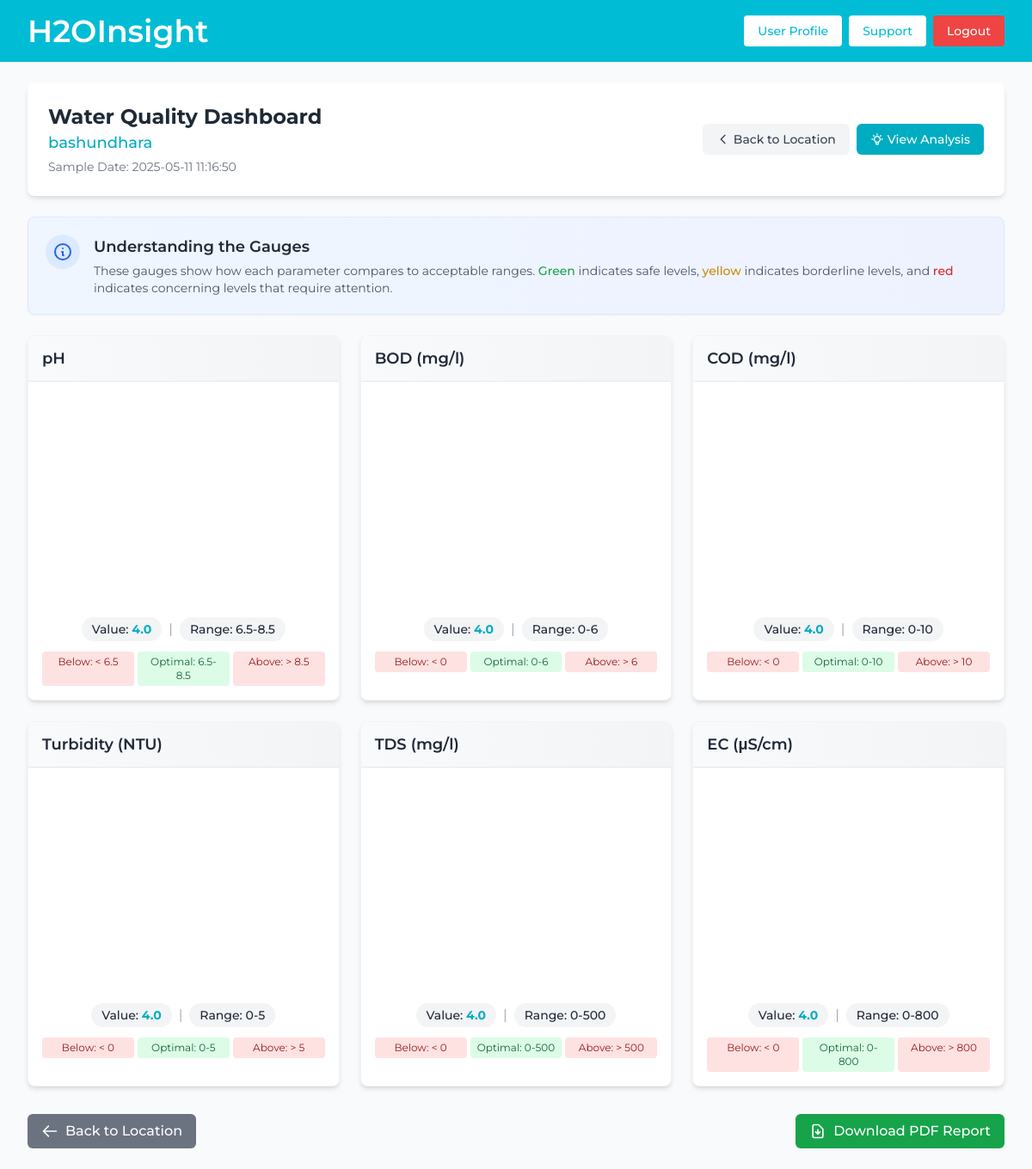
The page /gauge_visualization/1 (signed in) on the database its author committed.
### tables this page shows
CREATE TABLE locations (
    location_id INTEGER PRIMARY KEY AUTOINCREMENT,
    user_id INTEGER,
    location_name TEXT NOT NULL,
    description TEXT,
    latitude REAL DEFAULT 0.00,
    longitude REAL DEFAULT 0.00,
    date_submitted TIMESTAMP DEFAULT CURRENT_TIMESTAMP,
    FOREIGN KEY (user_id) REFERENCES users(user_id) ON DELETE SET NULL
);

CREATE TABLE data (
    data_id INTEGER PRIMARY KEY AUTOINCREMENT, 
    location_id INTEGER,
    user_id INTEGER,
    date_submitted TIMESTAMP DEFAULT CURRENT_TIMESTAMP,
    ph REAL,
    bod REAL,
    cod REAL,
    temperature REAL,
    ammonia REAL,
    arsenic REAL,
    calcium REAL,
    ec REAL,
    coliform REAL,
    hardness REAL,
    lead_pb REAL,
    nitrogen REAL,
    sodium REAL,
    sulfate REAL,
    tss REAL,
    turbidity REAL,
    tds REAL,
    FOREIGN KEY (location_id) REFERENCES locations(location_id) ON DELETE CASCADE,
    FOREIGN KEY (user_id) REFERENCES users(user_id) ON DELETE SET NULL
);

### routes/data.py (the view)
@data_bp.route("/gauge_visualization/<int:data_id>")
def gauge_visualization(data_id):
    if not session.get("user_id"):
        return redirect("/login")
    try:
        with DatabaseConnection(dictionary=True) as (cur, db):
            query = "SELECT * FROM data WHERE data_id = ?"
            data = (data_id, )
            cur.execute(query, data)
            water_data = cur.fetchone()
            if not water_data:
                session["error_message"] = "Data not found"
                return redirect(url_for("auth.apology"))
            location_id = water_data["location_id"]
            query = "SELECT * FROM locations WHERE location_id = ?"
            data = (location_id, )
            cur.execute(query, data)
            location = cur.fetchone()
    except Exception as e:
        session["error_message"] = f"Error retrieving data for visualization: {str(e)}"
        return redirect(url_for("auth.apology"))
    acceptable_ranges = {
        "ph": {"min": 6.5, "max": 8.5, "label": "pH"},
        "bod": {"min": 0, "max": 6, "label": "BOD (mg/l)"},
        "cod": {"min": 0, "max": 10, "label": "COD (mg/l)"},
        "temperature": {"min": 20, "max": 30, "label": "Temperature (°C)"},
        "turbidity": {"min": 0, "max": 5, "label": "Turbidity (NTU)"},
        "tds": {"min": 0, "max": 500, "label": "TDS (mg/l)"},
        "ec": {"min": 0, "max": 800, "label": "EC (μS/cm)"}
    }
    gauge_data = {}
    for param, range_info in acceptable_ranges.items():
        if water_data[param] is not None:
            gauge_data[param] = {
                "value": float(water_data[param]),
                "min": range_info["min"],
                "max": range_info["max"],
                "label": range_info["label"]
            }
    return render_template(
        "gauge_charts.html",
        water_data=water_data,
        location=location,
        gauge_data=gauge_data
    )

### models/db.py (called while the page is built)
    def __enter__(self):
        self.connection = sqlite3.connect(DB_PATH)
        self.connection.execute("PRAGMA foreign_keys = ON")
        if self.dictionary:
            self.connection.row_factory = sqlite3.Row
        self.cursor = self.connection.cursor()
        return self.cursor, self.connection

    def __exit__(self, exc_type, exc_val, exc_tb):
        if self.cursor:
            self.cursor.close()
        if self.connection:
            self.connection.close()
        return False  # Let any exceptions propagate

### templates/gauge_charts.html (shortened to what this page needs)
{% extends "layout.html" %}
{% block main %}
<div class="max-w-7xl mx-auto px-4 sm:px-6 lg:px-8">
    <div class="bg-white shadow-md rounded-lg p-6 mb-6">
        <div class="flex flex-col md:flex-row items-start md:items-center justify-between">
            <div>
                <h1 class="text-2xl font-bold text-gray-800">Water Quality Dashboard</h1>
                <h2 class="text-lg text-primary-600 font-medium">{{ location.location_name }}</h2>
                <p class="text-sm text-gray-500 mt-1">Sample Date:
                    {% if water_data.date_submitted is string %}
                        {{ water_data.date_submitted }}
                    {% else %}
                        {{ water_data.date_submitted.strftime('%Y-%m-%d %H:%M') if water_data.date_submitted else 'N/A' }}
                    {% endif %}
                </p>
            </div>
            <div class="flex space-x-2 mt-4 md:mt-0">
                <a href="{{ url_for('locations.view', location_id=location.location_id) }}" class="bg-gray-100 hover:bg-gray-200 text-gray-700 font-medium py-2 px-4 rounded-md transition duration-200 flex items-center text-sm">
                    <svg class="w-4 h-4 mr-1" fill="none" stroke="currentColor" viewBox="0 0 24 24">
                        <path stroke-linecap="round" stroke-linejoin="round" stroke-width="2" d="M15 19l-7-7 7-7"></path>
                    </svg>
                    Back to Location
                </a>
                <a href="{{ url_for('data.analyze_water', data_id=water_data.data_id) }}" class="bg-primary-600 hover:bg-primary-700 text-white font-medium py-2 px-4 rounded-md transition duration-200 flex items-center text-sm">
                    View Analysis
                </a>
            </div>
        </div>
    </div>
    <div class="bg-gradient-to-r from-blue-50 to-indigo-50 rounded-lg shadow-sm border border-blue-100 p-5 mb-6">
        <div class="flex items-start">
            <div class="flex-shrink-0 bg-blue-100 rounded-full p-2">
                <svg class="w-6 h-6 text-blue-600" fill="none" stroke="currentColor" viewBox="0 0 24 24">
                    <path stroke-linecap="round" stroke-linejoin="round" stroke-width="2" d="M13 16h-1v-4h-1m1-4h.01M21 12a9 9 0 11-18 0 9 9 0 0118 0z"></path>
                </svg>
            </div>
            <div class="ml-4">
                <h2 class="text-lg font-semibold text-gray-800 mb-1">Understanding the Gauges</h2>
                <p class="text-gray-600 text-sm">These gauges show how each parameter compares to acceptable ranges. <span class="text-green-600 font-medium">Green</span> indicates safe levels, <span class="text-yellow-600 font-medium">yellow</span> indicates borderline levels, and <span class="text-red-600 font-medium">red</span> indicates concerning levels that require attention.</p>
            </div>
        </div>
    </div>
    <div class="grid grid-cols-1 sm:grid-cols-2 lg:grid-cols-3 gap-6">
        {% for param, data in gauge_data.items() %}
        <div class="bg-white rounded-lg shadow-md overflow-hidden border border-gray-100 hover:shadow-lg transition-shadow duration-300">
            <div class="bg-gradient-to-r from-gray-50 to-gray-100 px-4 py-3 border-b border-gray-200">
                <h3 class="text-lg font-semibold text-gray-800">{{ data.label }}</h3>
            </div>
            <div class="p-4 text-center">
                <div id="gauge-{{ param }}" class="gauge-chart mx-auto" style="width: 250px; height: 250px;"></div>
                <div class="mt-2 flex items-center justify-center">
                    <div class="px-3 py-1 bg-gray-100 rounded-full text-gray-800 text-sm font-medium">
                        Value: <span class="font-bold text-primary-600">{{ data.value }}</span>
                    </div>
                    <div class="mx-2 text-gray-400">|</div>
                    <div class="px-3 py-1 bg-gray-100 rounded-full text-gray-800 text-sm font-medium">
                        Range: {{ data.min }}-{{ data.max }}
                    </div>
                </div>
                <div class="mt-3 grid grid-cols-3 gap-1 text-xs">
                    <div class="bg-red-100 text-red-800 px-2 py-1 rounded">Below: &lt; {{ data.min }}</div>
                    <div class="bg-green-100 text-green-800 px-2 py-1 rounded">Optimal: {{ data.min }}-{{ data.max }}</div>
                    <div class="bg-red-100 text-red-800 px-2 py-1 rounded">Above: &gt; {{ data.max }}</div>
                </div>
            </div>
        </div>
        {% endfor %}
    </div>
    <div class="mt-8 flex justify-between">
        <a href="{{ url_for('locations.view', location_id=location.location_id) }}" class="bg-gray-500 hover:bg-gray-600 text-white font-medium py-2 px-4 rounded-md transition duration-200 flex items-center">
            <svg class="w-5 h-5 mr-2" fill="none" stroke="currentColor" viewBox="0 0 24 24">
                <path stroke-linecap="round" stroke-linejoin="round" stroke-width="2" d="M10 19l-7-7m0 0l7-7m-7 7h18"></path>
            </svg>
            Back to Location
        </a>
        <a href="{{ url_for('data.download_report', data_id=water_data.data_id) }}" class="bg-green-600 hover:bg-green-700 text-white font-medium py-2 px-4 rounded-md transition duration-200 flex items-center">
            <svg class="w-5 h-5 mr-2" fill="none" stroke="currentColor" viewBox="0 0 24 24">
                <path stroke-linecap="round" stroke-linejoin="round" stroke-width="2" d="M12 10v6m0 0l-3-3m3 3l3-3m2 8H7a2 2 0 01-2-2V5a2 2 0 012-2h5.586a1 1 0 01.707.293l5.414 5.414a1 1 0 01.293.707V19a2 2 0 01-2 2z"></path>
            </svg>
            Download PDF Report
        </a>
    </div>
</div>
{% endblock %}

### rows shown on the page
locations: location_name "bashundhara"
data: date_submitted "2025-05-11 11:16:50", value "4.0" "4.0" "4.0" "4.0" "4.0" "4.0"

### other values the page prints
{{ data.label }} "pH" "BOD (mg/l)" "COD (mg/l)" "Turbidity (NTU)" "TDS (mg/l)" "EC (μS/cm)"
{{ data.min }} "6.5" "0" "0" "0" "0" "0"
{{ data.max }} "8.5" "6" "10" "5" "500" "800"
